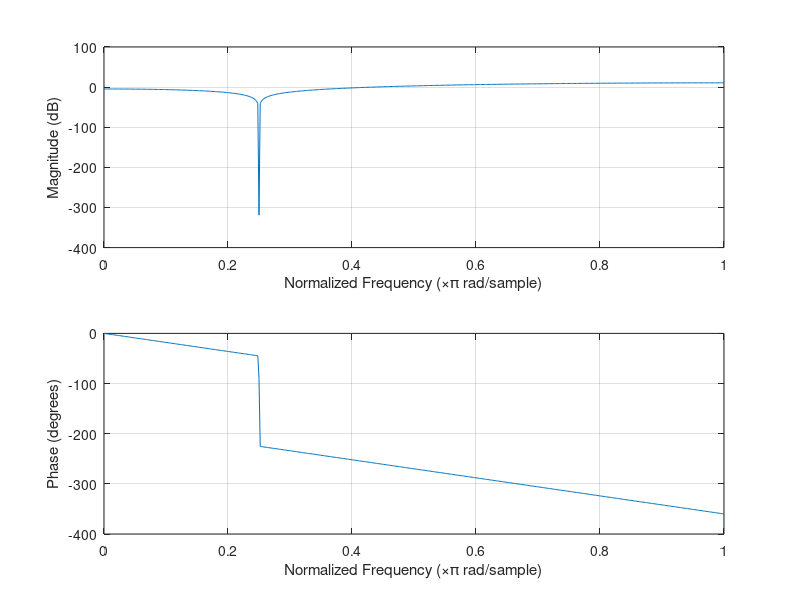
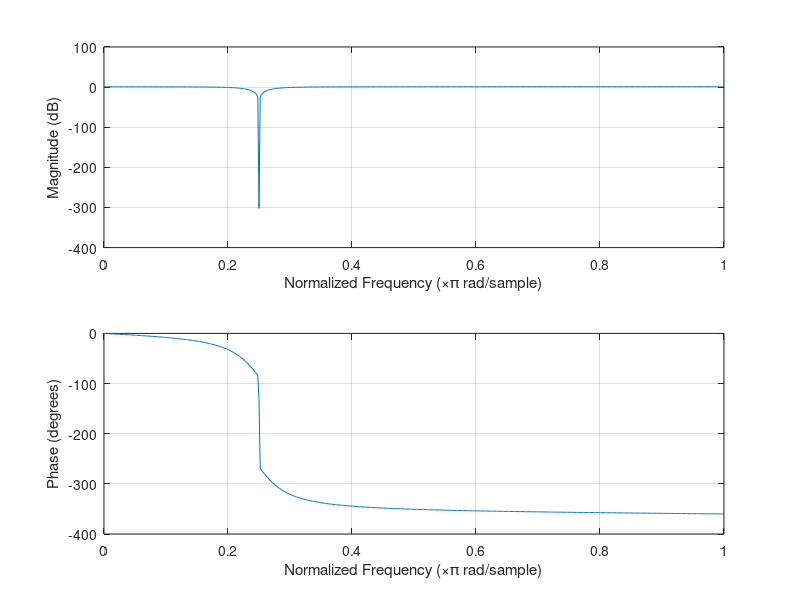
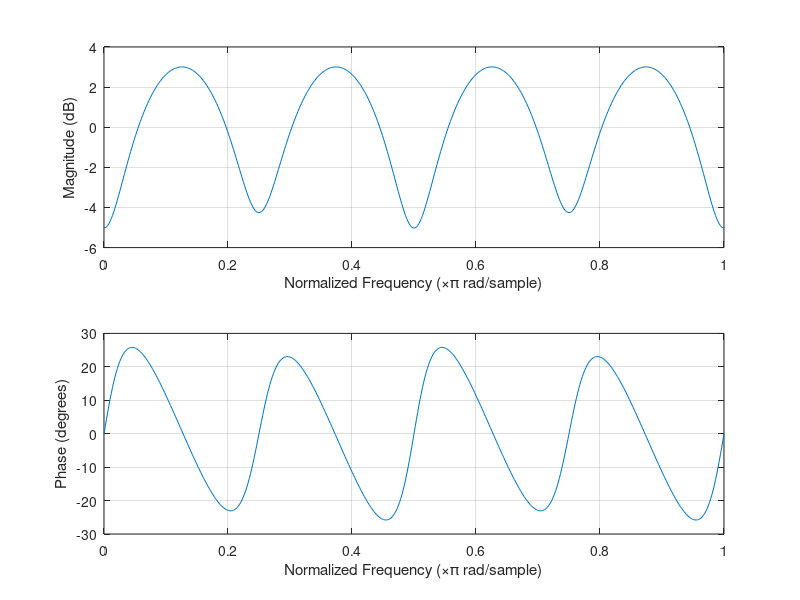
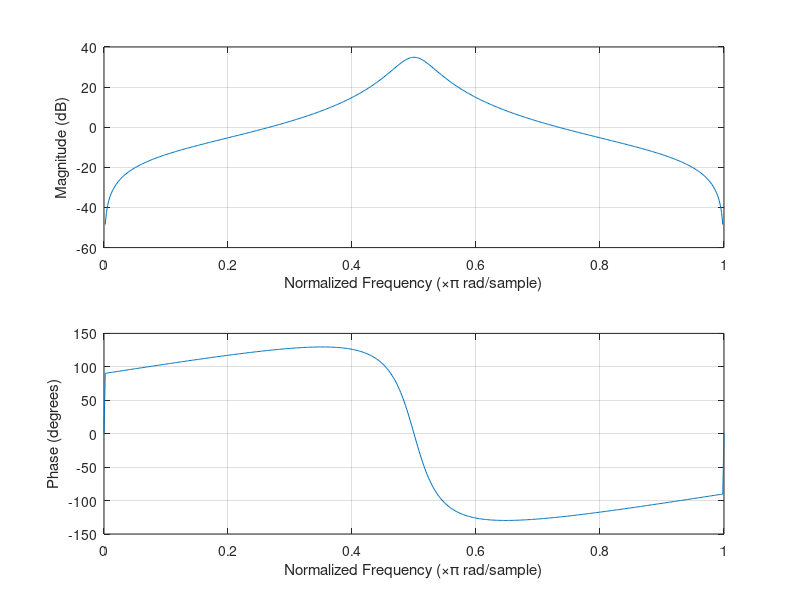

These charts were generated, in order, by the following MATLAB code:
close all
clear all
%PARTE A
num=[1 -sqrt(2) 1];
den=[1 0 0];
figure(1)
freqz(num, den)
%PARTE B
num==[1 0 0];
den=[1 -1.26 0.7938];
figure(2)
freqz(num, den)
%PARTE C
a=j*0.9;
b=0.63+j*0.63;
c=-0.63+j*0.63;
num=conv([1 -0.9],conv([1 0.9],conv([1 a],conv([1 conj(a)],conv([1 b],conv([1 conj(b)],conv([1 c],[1 conj(c)])))))));
den=[1 0 0 0 0 0 0 0 0];
figure(3)
freqz(num, den)
%PARTE D
a=j*0.9;
num=conv([1 1],[1 -1]);
den=conv([1 a],conv([1 conj(a)],conv([1 a],[1 conj(a)])));
figure(4)
freqz(num, den)
